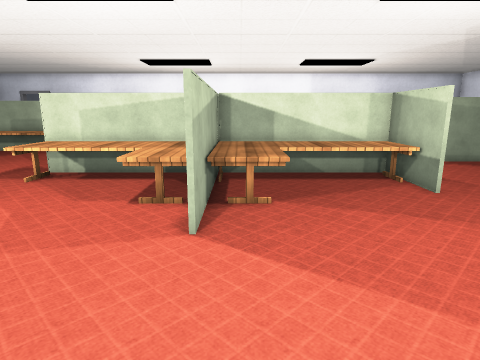
view 1 (above)

24 first-person views from a walk through a scene from a Unity 3-D project. The camera is 1.5 m above the floor, tilts 12° down and sees 75° across. The floor is counted in squares, 0.5 m on a side. Each view is taken from the middle of a square. On the plan, view 1 faces up. The plan holds only what a view shows up to about 20 squares ahead; the rest is blank. The place goes on beyond the plan. Some surface patterns are stand-ins.

view 2
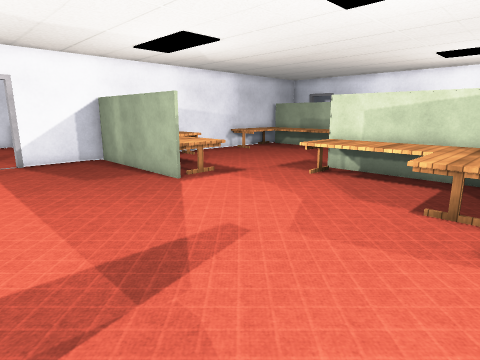

view 3
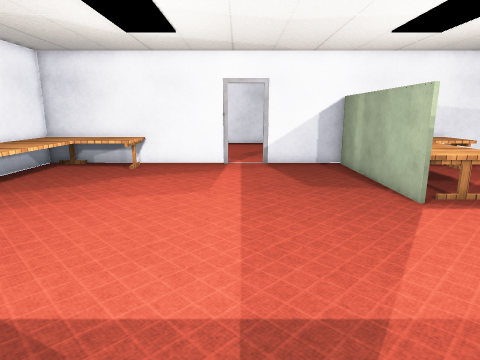

view 4
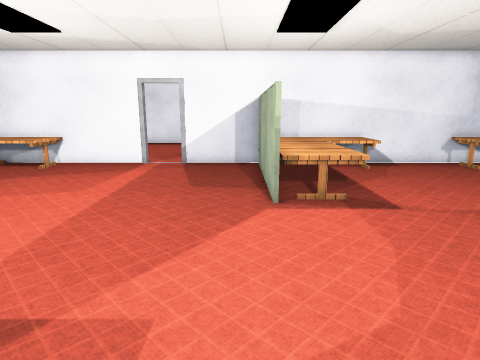

view 5
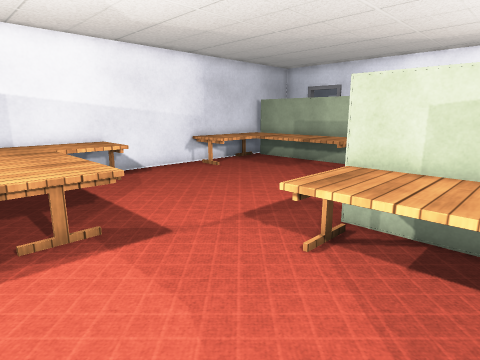

view 6
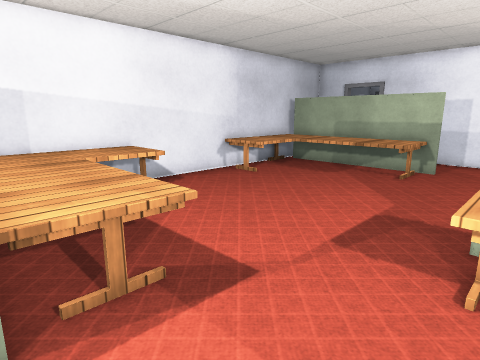

view 7
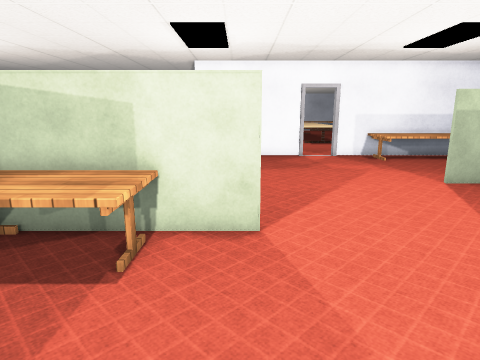

view 8
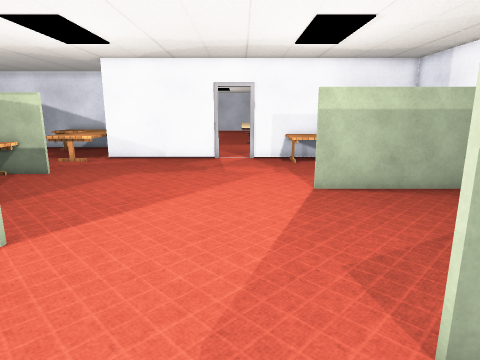

view 9
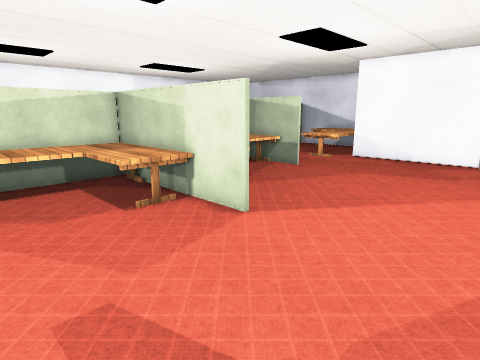

view 10
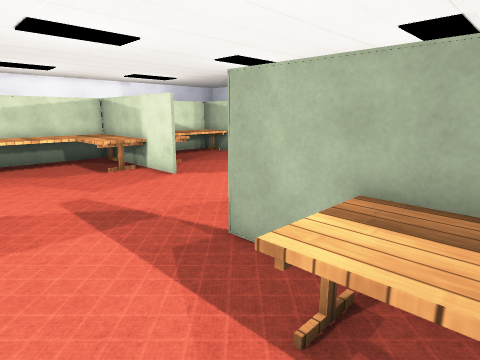

view 11
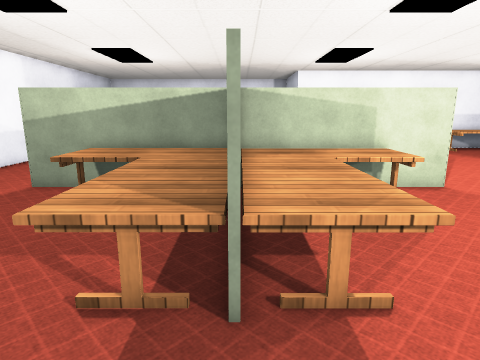

view 12
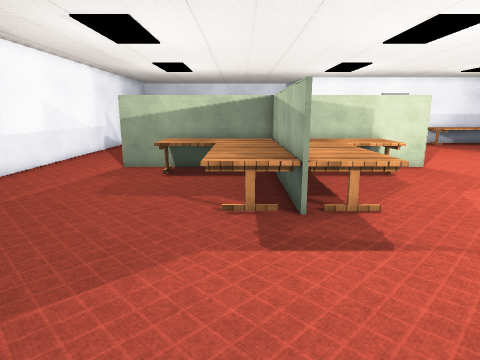

view 13
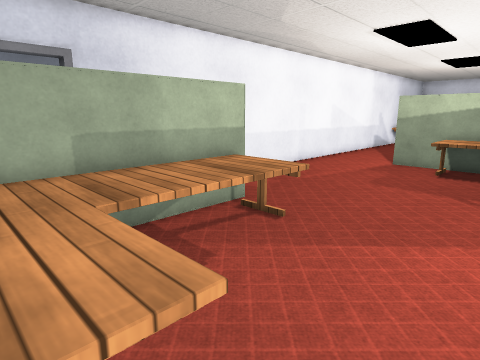

view 14
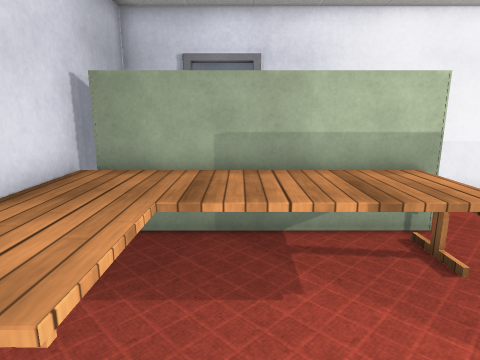

view 15
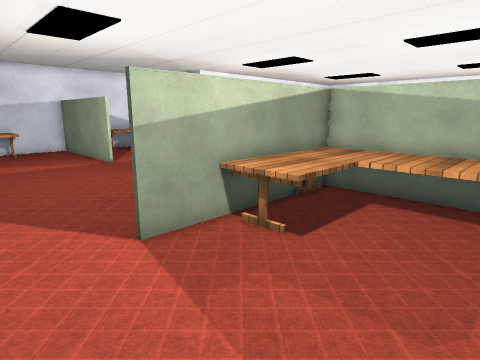

view 16
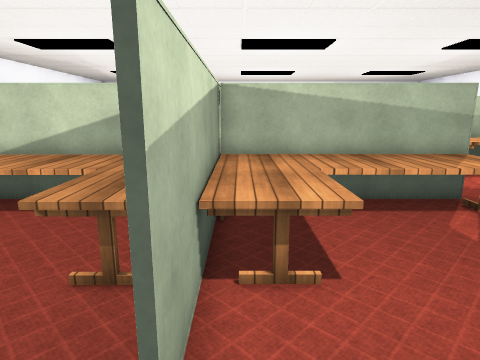

view 17
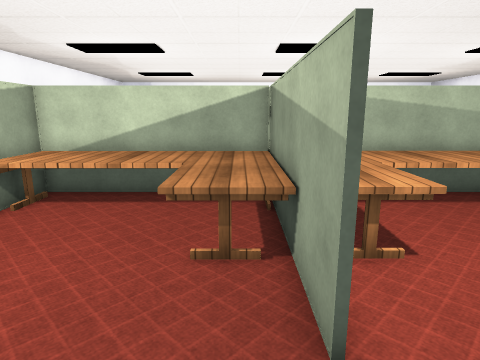

view 18
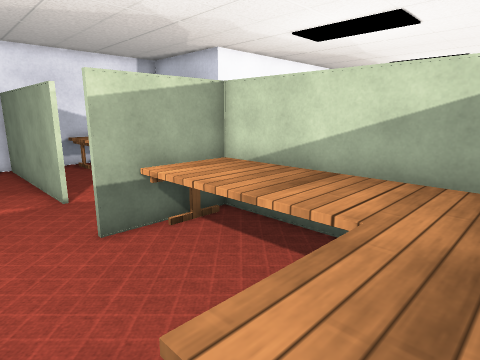

view 19
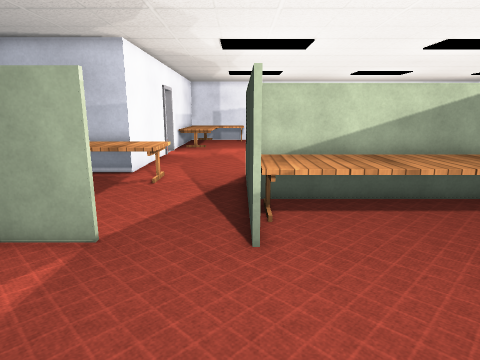

view 20
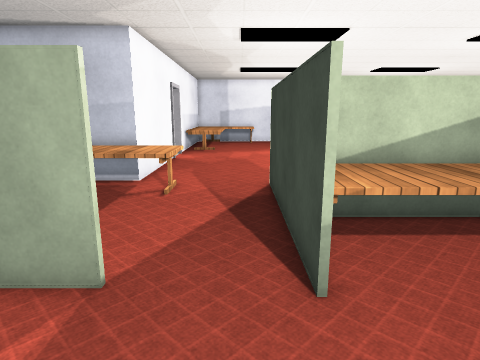

view 21
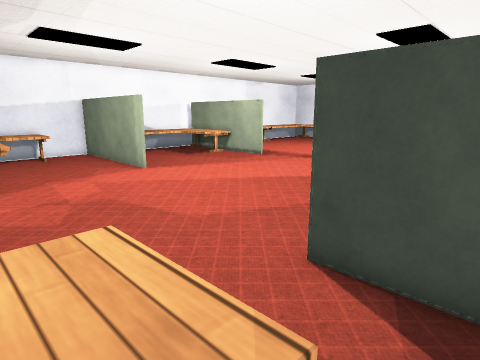

view 22
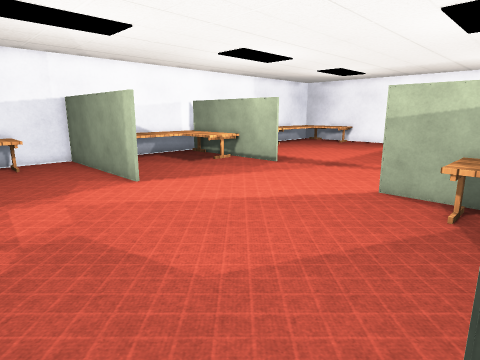

view 23
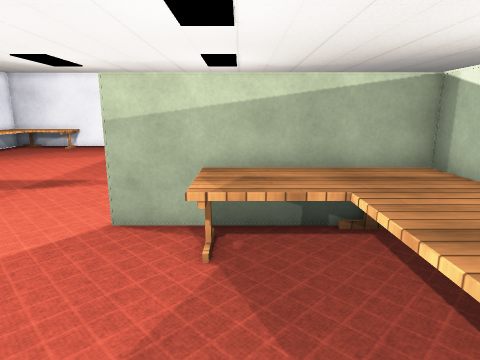

view 24
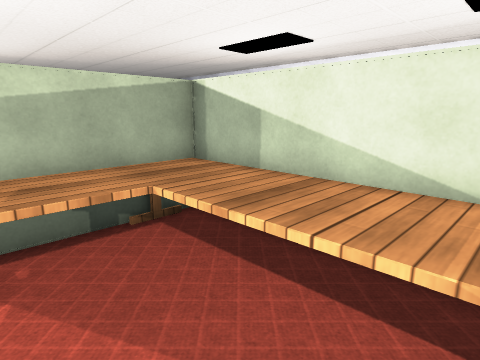

### Floor plan
Points are (right, up) in squares from view 1. A wall is a line through its corners. A room is listed if a view was taken in it or the views show most of it. See-through windows are left out.
Room 1 (views 1, 2, 3, 4, 5, 6, 7, 8, 9, 10, 11, 12, 13, 14, 15, 16, 17, 18, 19, 20, 21, 22, 23, 24)
walls: (-1.1, 10.6) (-1.1, 7.4); (-1.3, 7.4) (-1.3, 10.6); (-1.6, 16.1) (7.6, 16.1); (-9.4, 16) (-10, 16); (-10, 16.1) (-9.4, 16.1); (-13.2, 8.2) (-22.1, 8.2) (-22.1, 3.4); (-4.7, -0.4) (-4.7, -1.2); (7.6, 11.6) (7.6, 20.4); (-1.3, 21.4) (-1.3, 24.8); (-16.5, 8.3) (-15.6, 8.3); (7.6, 16) (-1.6, 16); (4.5, -1) (4.5, -7.5); (-4.8, -4.6) (-4.8, -0.4); (-1.1, 24.8) (-1.1, 21.5); (7.7, 20.4) (7.7, 11.6); (-12.9, 25.8) (-21.6, 25.8); (11.4, 20) (13.5, 20); (4.4, -7.1) (4.4, -1); (-22.1, 1.3) (-22.1, -4.5); (-22.1, 20.5) (-22.1, 13.4); (-22.1, 26.9) (-22.1, 25.4)
ways out: opening at (-22, 2.5)
objects: desk (-22, -7) to (-14, -4); desk (-22, 9) to (-14, 14); desk (-22, 20) to (-13, 25); desk (-10, 10) to (-2, 16); desk (-10, 17) to (-2, 22); desk (-8, -6) to (-5, -4); desk (-1, 10) to (7, 15); desk (-1, 17) to (7, 22); desk (8, -7) to (10, -7); desk (11, -5) to (12, -1); desk (12, 11) to (13, 14)

Positions as (right, up) in squares from view 1, and headings:
1: (0, 0), facing up
2: (-1, 0), facing up-left
3: (-3, 2), facing left
4: (-3, 7), facing left
5: (-6, 8), facing up-left
6: (-9, 8), facing up-left
7: (-9, 8), facing right
8: (-8, 2), facing right
9: (-8, 1), facing up-right
10: (-10, -6), facing up-right
11: (-14, 16), facing right
12: (-19, 18), facing right
13: (-21, 18), facing up-right
14: (-18, 18), facing up
15: (-8, 28), facing down-right
16: (-2, 27), facing down
17: (0, 28), facing down
18: (0, 23), facing down-right
19: (8, 27), facing down
20: (9, 25), facing down
21: (13, 15), facing down-left
22: (11, 12), facing down-left
23: (7, 11), facing left
24: (7, 10), facing up-left
